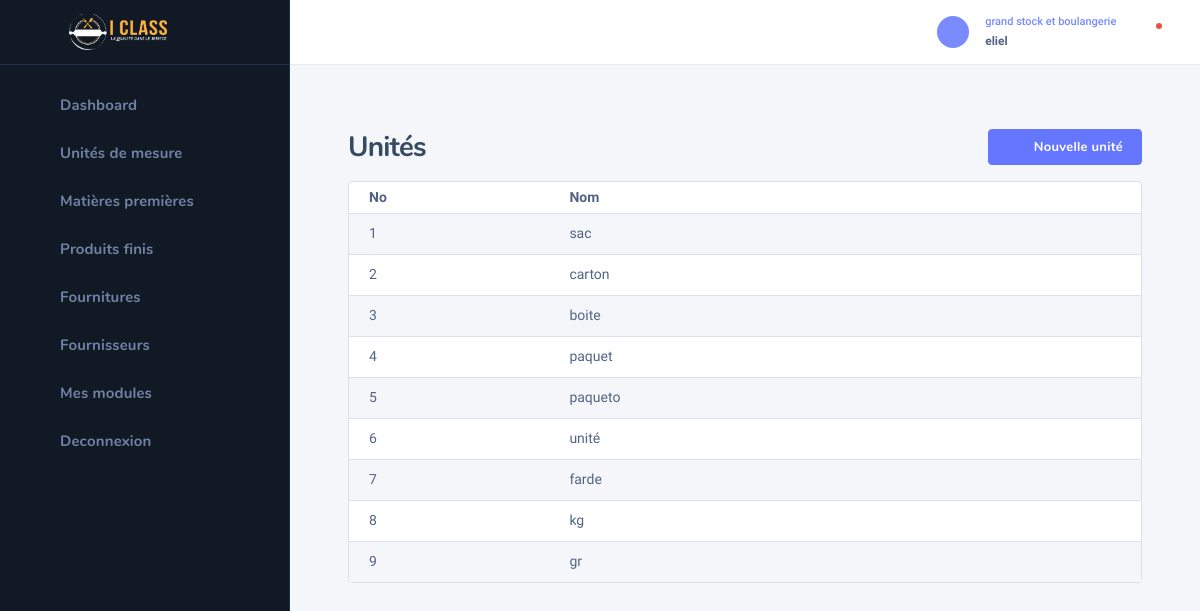
/bakery/unit_list/ (signed in), run on the app's committed database.
### auth_user/models.py (models this page shows, shortened)
class UserHasRole(models.Model):
    class Meta:
        verbose_name = "Roles utilisateur"
    role = models.ForeignKey(Role, on_delete=models.CASCADE, null=True, blank=True)
    user = models.OneToOneField(User, on_delete=models.CASCADE)

class Role(models.Model):
    name = models.CharField(max_length=255)

### bakery/models.py (models this page shows, shortened)
class Unite(models.Model):
    class Meta:
        verbose_name = "Unité de mésure"
    name = models.CharField(max_length=255)

### auth_user/decorators.py (the view)
        def wrapper_func(request, *args, **kwargs):
            roles = get_user_roles(request.user)
            check = False
            for i in roles:
                if i.role.name in allowed_roles:
                    check = True
            if check:
                print("Permission accordé")
                return view_func(request, *args, **kwargs)
            else:
                return HttpResponse("Permission non accordée !")

### auth_user/views.py (called while the page is built)
def get_user_roles(utilisateur):
    roles = AffectedRoles.objects.filter(user=utilisateur)
    return roles

### bakery/views.py (called while the page is built, shortened)
@login_required(login_url='login')
@allowed_users(allowed_roles=['grand stock et boulangerie'])
def unit_list(request):
    units = Unite.objects.all()
    return render(request, 'bakery/unit_list.html', context={'units': units})

### utils/context_processor.py (called while the page is built)
def roles_context(request):
    user = request.user
    if user.is_authenticated:
        roles = get_user_roles(user)
        return {'roles': roles.count()}
    return {'roles': 1}

### templates/bakery/unit_list.html (shortened to what this page needs)
{% extends 'bakery/base_bakery.html' %}
{% block content %}
    {% include 'bakery/bakery_sidebar.html' %}
    <div class="nk-wrap">
    {% include 'bakery/profile.html' %}
        <div class="nk-content">
            <div class="nk-content ">
                <div class="container-fluid">
                    <div class="nk-content-inner">
                        <div class="nk-content-body">
                            <div class="nk-block-head nk-block-head-sm">
                                <div class="nk-block-between">
                                    <div class="nk-block-head-content">
                                        <h3 class="nk-block-title page-title">Unités</h3>
                                    </div>
                                    <div class="nk-block-head-content">
                                        <div class="toggle-wrap nk-block-tools-toggle">
                                            <div class="toggle-expand-content" data-content="pageMenu">
                                                <ul class="nk-block-tools g-3">
                                                    <li class="nk-block-tools-opt">
                                                        <a href="#" data-target="addProduct"
                                                           class="toggle btn btn-primary d-none d-md-inline-flex"><em
                                                                class="icon ni ni-plus"></em><span>Nouvelle unité</span></a>
                                                    </li>
                                                </ul>
                                            </div>
                                        </div>
                                    </div>
                                </div>
                            </div>
                            <div class="nk-block">
                                <div class="card card-bordered">
                                    <div class="card-inner-group">
                                        <div class="card-inner p-0">
                                            <table class="datatable-init-export nowrap table table-striped"
                                                   data-export-title="Export">
                                                <thead>
                                                <tr>
                                                    <th>No</th>
                                                    <th>Nom</th>
                                                    <th></th>
                                                </tr>
                                                </thead>
                                                <tbody>
                                                {% for unit in units %}
                                                    <tr>
                                                        <td>{{ forloop.counter }}</td>
                                                        <td>{{ unit.name }}</td>
                                                        <td class="center">
                                                            <ul class="nk-tb-actions gx-1 my-n1">
                                                                <li class="me-n1">
                                                                    <div class="dropdown">
                                                                        <a href="#"
                                                                           class="dropdown-toggle btn btn-icon btn-trigger"
                                                                           data-bs-toggle="dropdown"><em
                                                                                class="icon ni ni-more-h"></em></a>
                                                                    </div>
                                                                </li>
                                                            </ul>
                                                        </td>
                                                    </tr>
                                                {% endfor %}
                                                </tbody>
                                            </table>
                                        </div>
                                    </div>
                                </div>
                            </div>
                        </div>
                    </div>
                </div>
            </div>
        </div>
    </div>
{% endblock %}

### templates/bakery/profile.html (shortened to what this page needs)
{% load static %}
<div class="nk-header nk-header-fixed is-light">
                    <div class="container-fluid">
                        <div class="nk-header-wrap">
                            <div class="nk-header-tools">
                                <ul class="nk-quick-nav">
                                    <li class="dropdown user-dropdown">
                                        <a href="#" class="dropdown-toggle" data-bs-toggle="dropdown">
                                            <div class="user-toggle">
                                                <div class="user-avatar sm">
                                                    <em class="icon ni ni-user-alt"></em>
                                                </div>
                                                <div class="user-info d-none d-md-block">
                                                    <div class="user-status">{{ request.user.userhasrole.role.name }}</div>
                                                    <div class="user-name dropdown-indicator">{{ request.user.username }}</div>
                                                </div>
                                            </div>
                                        </a>
                                    </li>
                                    <li class="dropdown notification-dropdown me-n1">
                                        <a hx-get="{% url 'check-notifications' %}" hx-target="#notifications" hx-trigger="click" hx-swap="innerHTML" class="dropdown-toggle nk-quick-nav-icon" data-bs-toggle="dropdown">
                                            <div class="icon-status icon-status-danger"><em class="icon ni ni-bell"></em></div>
                                        </a>
                                    </li>
                                </ul>
                            </div>
                        </div>
                    </div>
                </div>

### data on the page
Unite: name "sac"
Unite: name "carton"
Unite: name "boite"
Unite: name "paquet"
Unite: name "paqueto"
Unite: name "unité"
Unite: name "farde"
Unite: name "kg"
Unite: name "gr"

### other printed values
{{ request.user.userhasrole.role.name }} "grand stock et boulangerie"
{{ request.user.username }} "eliel"
